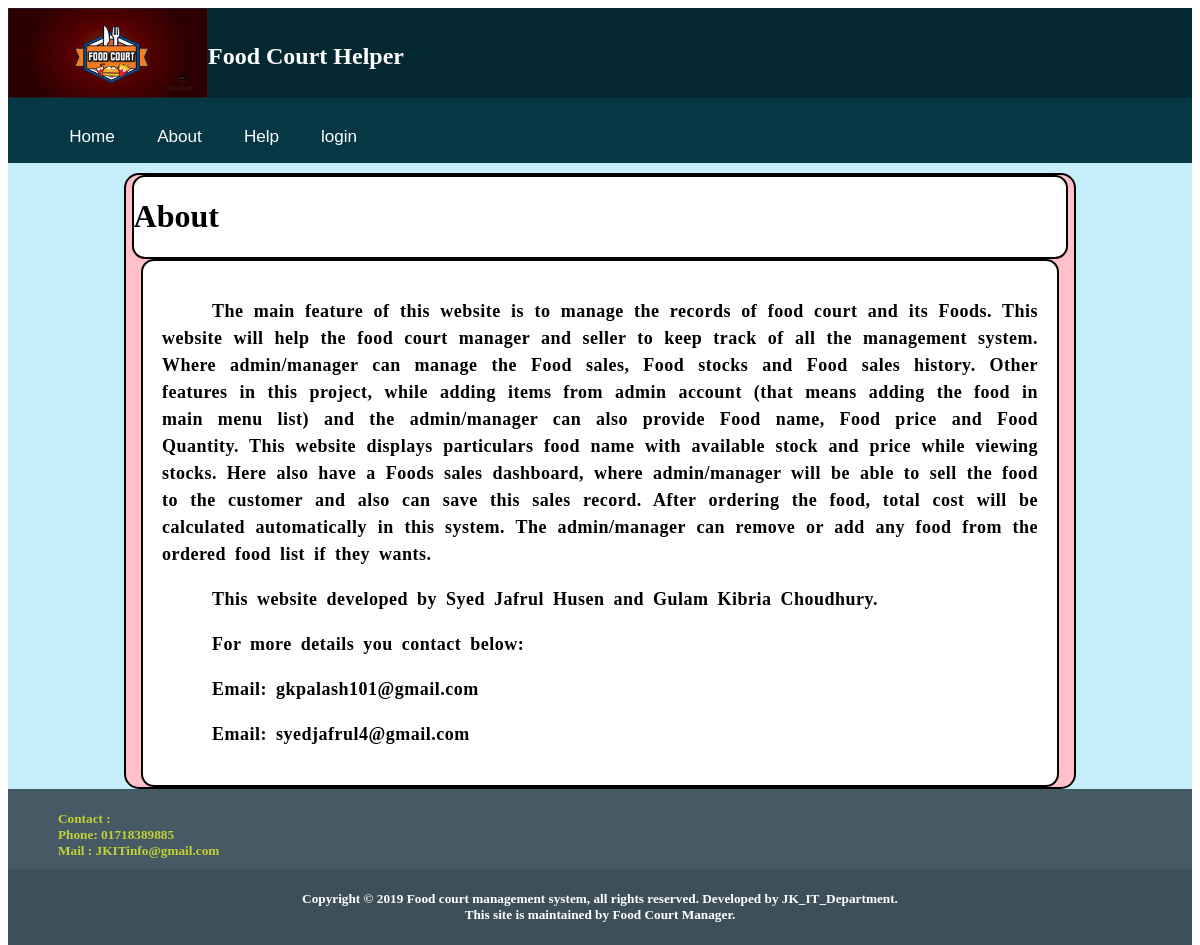
/About.php, run on the app's committed database.
### tables this page shows
CREATE TABLE `aboutpage` (
  `id` int(10) NOT NULL,
  `post` text NOT NULL,
  `contact` longtext NOT NULL
);

### include/Database.php (called while the page is built, shortened)
<?php
	Class Database{
	 public $host   = DB_HOST;
	 public $user   = DB_USER;
	 public $pass   = DB_PASS;
	 public $dbname = DB_NAME;
	 public $link;
	private function connectDB(){
		 $this->link = new mysqli($this->host, $this->user, $this->pass,$this->dbname);
	 }
	public function select($query){
		  $result = $this->link->query($query) or die($this->link->error.__LINE__);
		  if($result->num_rows > 0){
			return $result;
		  } else {
				return false;
		  }
	 }
}

### About.php (the view, shortened to what this page needs)
<?php
	include ("include/Database.php");
 ?>
 <?php
	$db= new Database();
	$query= "select * from aboutpage";
	$read= $db->select($query);
 ?>
<!DOCTYPE html>
<html>
	<head>
		<link rel="stylesheet" type="text/css" href="style.css">
	</head>
	<body>
		<div class="full_height">
			<div class="Head">
				<?php
					include ("include/headermain.php");
				?>
				<div id="Head2">
					<ul>
                    <li><a href="Home.php">Home</a></li>
					<li><a href="About.php">About</a></li>
					<li><a href="Help.php">Help</a></li>
                    <li><a href="main/login.php">login</a></li>
					</ul>
				</div>
			</div>
			<div class="Feed">
				<div class="about">
					<div class="about_titel">
						<h1 style="color:black;">About</h1>
					</div>
					<div  class="about_body">
						 <?php if($read){?>
						 <?php while($row =$read->fetch_assoc()){?>
						 <p><b><?php echo $row['contact'] ?></b></p>
						 <?php } ?>
						 <?php } else{ ?>
						 <p>Data is not avilable !!</p>
						 <?php } ?>
					</div>
				</div>
			</div>
			<?php
				include ("include/footer.php");
			?>
		</div>
	</body>
</html>

### Style.css (style rules this page uses)
.full_height { height:auto; min-width:300px; max-width: 1600px; min-height: 550; max-height: 1700px; }
.Head { width:100%; min-width:300px; height:auto; background:#042832; color:white; float:left; }
#Head2 { width:100%; height:auto; background:#053744; color:white; float:left; }
#Head2 a { display: block; color:white; text-decoration: none; height: 25px; transition:1s; transform:scale(.95); }
#Head2 ul { list-style-type: none; background-color: #fff; z-index:999; }
#Head2 ul li { float: left; position: relative; }
#Head2 ul li:last-child { border-right: none; }
#Head2 ul li a { text-decoration: none; font-size: 18px; color:#fff; display: block; padding: 12px 20px; font-family:arial; }
.Feed { width:100%; height:auto; min-height:500px; background:#c5edfa; color:white; overflow: hidden; min-width:300px; }
.about { background-color: pink; color: white; height: auto; border-radius:15px; width: 80%; margin:0 auto; margin-top:10px; border:2px solid black; }
.about_titel { width: 98.5%; border-radius:13px; height: auto; background: white; border:2px solid black; margin: 0 auto; }
.about_body { width: 92.5%; border-radius:13px; height: auto; background: white; color: black; border:2px solid black; margin: 0 auto; padding: 2% 2% 2% 2%; }
.about_body p { text-align: justify; text-indent: 50px; letter-spacing: 0.5px; line-height: 1.5; word-spacing: 4px; font-size: 18px; }

### data on the page
aboutpage: contact "The main feature of this website is to manage the records of food court and its Foods. This website will help the food court manager and seller to keep track of all the management system. Where admin/manager can manage the Food sales, Food stocks and Food sales history. Other features in this project, while adding items from admin account (that means adding the food in main menu list) and the admin/manager can also provide Food name, Food price and Food Quantity. This website displays particulars food name with available stock and price while viewing stocks. Here also have a Foods sales dashboard, where admin/manager will be able to sell the food to the customer and also can save this sales…"
aboutpage: contact "This website developed by Syed Jafrul Husen and Gulam Kibria Choudhury."
aboutpage: contact "For more details you contact below:"
aboutpage: contact "Email: gkpalash101@gmail.com"
aboutpage: contact "Email: syedjafrul4@gmail.com"
